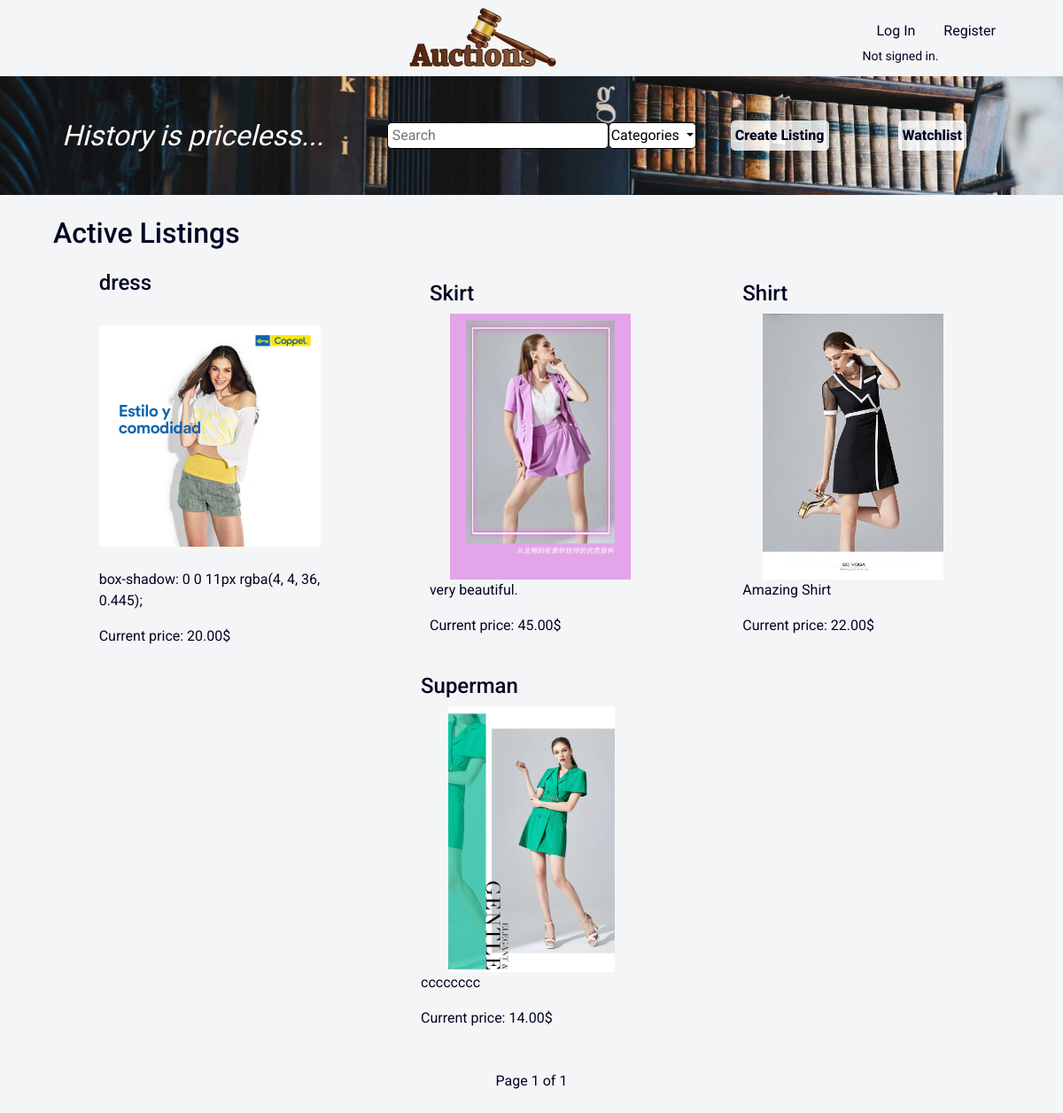
The page / on the database its author committed.
### auctions/models.py (models this page shows, shortened)
class Listing(models.Model):
    title = models.CharField(max_length=64)
    description = models.TextField(max_length=350)
    image = models.ImageField(default='default.png')
    price = models.DecimalField(max_digits=12, decimal_places=2, validators=[MinValueValidator(Decimal('0.01'))])
    date_created = models.DateTimeField(default=timezone.now)
    category = models.ForeignKey(Category, default="None", on_delete=models.CASCADE)
    user = models.ForeignKey(User, on_delete=models.CASCADE)
    comment = models.ManyToManyField(Comment, default=None)
    bid = models.ManyToManyField(Bid, default=None)
    status = models.BooleanField(default=False)

### auctions/views.py (the view)
# urls.py: path("", views.index, name="index"),
def index(request):
    listings = Listing.objects.all()
    paginator = Paginator(listings, 24)
    page_number = request.GET.get('page')
    page_obj = paginator.get_page(page_number)
    return render(request, "auctions/index.html", {
        "listings": page_obj,
        "categories": Category.objects.all()
    })

### auctions/models.py (called while the page is built)
    def __str__(self):
        return self.category

### auctions/templates/auctions/index.html (shortened to what this page needs)
{% extends "auctions/layout.html" %}
{% block body %}
<div class="background">
    <div class="margin flex">
        <div class="flex1">
            <div class="history">History is priceless...</div>
        </div>
        <div class="flex flex2">
            <form action="{% url 'search' %}">
                <input class="search" type="text" name="q" placeholder="Search">
            </form>
            <div class="dropdown">
                <button class="categories dropdown-toggle" type="button" id="dropdownMenuButton" data-toggle="dropdown" aria-haspopup="true" aria-expanded="false">
                    Categories
                </button>
            </div>
            <a class="flex-item" href="{% url 'create' %}">Create Listing</a>
            <a class="flex-item" href="{% url 'watchlist' %}">Watchlist</a>
        </div>
    </div>
</div>
<h2 class="margin margin-top">Active Listings</h2>
<div class="margin flex">
    {% for listing in listings %}
    <a class="flex-item listing" href="{% url 'item' listing.title %}">
        <h4>{{ listing.title }}</h4>
        <img src="{{ listing.image.url }}" alt="image" style="width: 250px; height: 300px;">
        <p>{{ listing.description }}</p>
        Current price: {{ listing.price }}$
    </a>
    {% endfor %}
</div>
<div class="container p-4">
    <div class="pagination justify-content-center">
        <span class="step-links">
            <span class="current">
                Page {{ listings.number }} of {{ listings.paginator.num_pages }}
            </span>
        </span>
    </div>
</div>
{% endblock %}

### auctions/static/auctions/styles.css (style rules this page uses)
body { background-color: #2533440c; font-family: Roboto; color: rgb(4, 4, 36) }
a { color: rgb(4, 4, 36) }
.history { font-family: Arapey; font-style: italic; font-size: 2rem; color: white; }
.background .flex-item { font-size: 1rem; font-weight: 800; background-color: rgba(255, 255, 255, 0.815); padding: 5px; border-radius: 5px; }
.flex { display: flex; justify-content: space-between; align-items: center; flex-wrap: wrap; }
.margin { margin: 1vh 5vw; }
.margin-top { margin-top: 3vh; }
.flex1 { margin-top: 5vh 0; flex: 1; padding: 10px; }
.flex2 { margin: 5vh 0; flex: 2; padding: 10px; }
.background { background-image: url('images/books.jpg'); background-repeat: no-repeat; background-size: 100%; }
.flex-item { margin: auto; padding: 15px; }
.search { width: 250px; padding: 2px 5px; outline: none; border: 0.5px solid black; border-radius: 5px; }
.categories { padding: 2px; border: 0.5px solid black; background-color: white; border-radius: 5px; }
img { object-fit: contain; }
.listing { max-width: 300px; }

### rows shown on the page
Listing: title "dress", image (picture), description "box-shadow: 0 0 11px rgba(4, 4, 36, 0.445);", price "20.00"
Listing: title "Skirt", image (picture), description "very beautiful.", price "45.00"
Listing: title "Shirt", image (picture), description "Amazing Shirt", price "22.00"
Listing: title "Superman", image (picture), description "cccccccc", price "14.00"

### other values the page prints
{{ listings.number }} "1"
{{ listings.paginator.num_pages }} "1"
